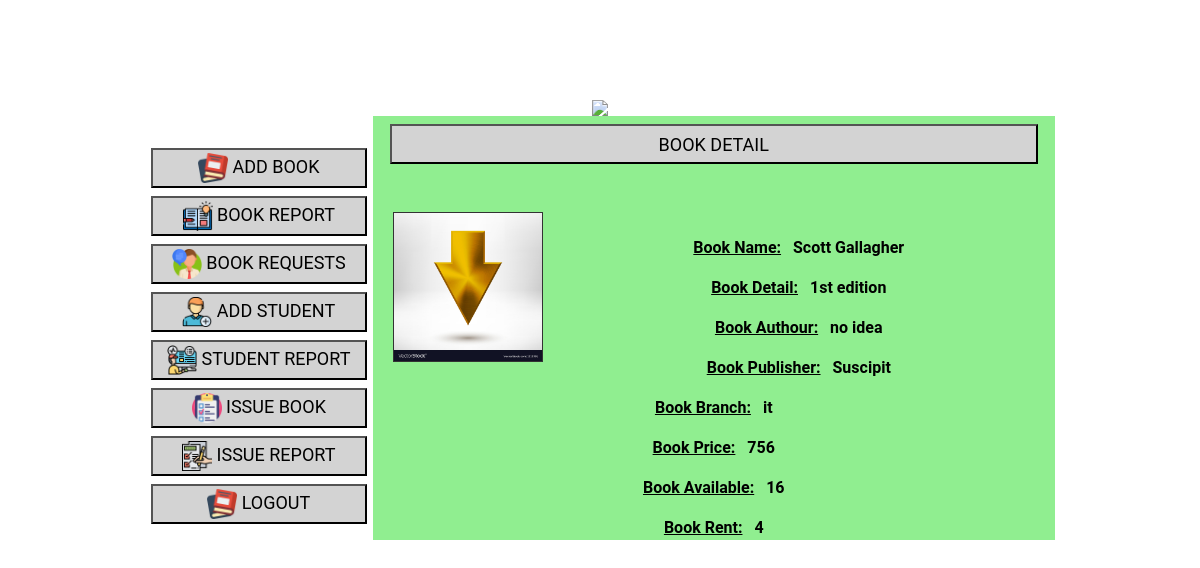
The app's page /admin_service_dashboard.php?viewid=4 with its own data.
### tables this page shows
CREATE TABLE `book` (
  `id` int(11) NOT NULL,
  `bookpic` varchar(25) NOT NULL,
  `bookname` varchar(25) NOT NULL,
  `bookdetail` varchar(110) NOT NULL,
  `bookaudor` varchar(25) NOT NULL,
  `bookpub` varchar(25) NOT NULL,
  `branch` varchar(110) NOT NULL,
  `bookprice` varchar(25) NOT NULL,
  `bookquantity` varchar(25) NOT NULL,
  `bookava` int(11) NOT NULL,
  `bookrent` int(11) NOT NULL
);

### db.php (called while the page is built, shortened)
<?php
class db{
function setconnection(){
    try{
        $this->connection=new PDO("mysql:host=localhost; dbname=library _management","root","");
    }catch(PDOException $e){
        echo "Error";
    }
}
}

### data_class.php (called while the page is built, shortened)
<?php include("db.php");
class data extends db {
    function getbookissue(){
        $q="SELECT * FROM book where bookava !=0 ";
        $data=$this->connection->query($q);
        return $data;
    }
    function getbookdetail($id){
        $q="SELECT * FROM book where id ='$id'";
        $data=$this->connection->query($q);
        return $data;
    }
}

### admin_service_dashboard.php (the view, shortened to what this page needs)
<!DOCTYPE html>
<html>
    <head>
        <link href="//maxcdn.bootstrapcdn.com/bootstrap/4.1.1/css/bootstrap.min.css" rel="stylesheet" id="bootstrap-css">
    </head>
    <body >
    <?php
   include("data_class.php");
    ?>
        <div class="container">
        <div class="innerdiv">
            <div class="row"><img class="imglogo" src="https://cpb-us-w2.wpmucdn.com/sites.uwm.edu/dist/4/404/files/2016/12/DLTRE-header.png"/></div>
            <div class="leftinnerdiv">
                <br>
                <Button class="greenbtn" onclick="openpart('addbook')" ><img class="icons" src="images/icon/book.png" width="30px" height="30px"/>  ADD BOOK</Button>
                <Button class="greenbtn" onclick="openpart('bookreport')" > <img class="icons" src="images/icon/open-book.png" width="30px" height="30px"/> BOOK REPORT</Button>
                <Button class="greenbtn" onclick="openpart('bookrequestapprove')"><img class="icons" src="images/icon/interview.png" width="30px" height="30px"/> BOOK REQUESTS</Button>
                <Button class="greenbtn" onclick="openpart('addperson')"> <img class="icons" src="images/icon/add-user.png" width="30px" height="30px"/> ADD STUDENT</Button>
                <Button class="greenbtn" onclick="openpart('studentrecord')"> <img class="icons" src="images/icon/monitoring.png" width="30px" height="30px"/> STUDENT REPORT</Button>
                <Button class="greenbtn"  onclick="openpart('issuebook')"> <img class="icons" src="images/icon/test.png" width="30px" height="30px"/> ISSUE BOOK</Button>
                <Button class="greenbtn" onclick="openpart('issuebookreport')"> <img class="icons" src="images/icon/checklist.png" width="30px" height="30px"/> ISSUE REPORT</Button>
                <a href="index.php"><Button class="greenbtn" ><img class="icons" src="images/icon/book.png" width="30px" height="30px"/> LOGOUT</Button></a>
            </div>
            <?php
            $u=new data;
            $u->setconnection();
            $u->getbookissue();
            $recordset=$u->getbookissue();
            ?>
            <div class="rightinnerdiv">
            <div id="bookdetail" class="innerright portion" style="<?php  if(!empty($_REQUEST['viewid'])){ $viewid=$_REQUEST['viewid'];} else {echo "display:none"; }?>">
            <Button class="greenbtn" >BOOK DETAIL</Button>
<?php
            $u=new data;
            $u->setconnection();
            $u->getbookdetail($viewid);
            $recordset=$u->getbookdetail($viewid);
            foreach($recordset as $row){
               $bookimg= $row[1];
               $bookname= $row[2];
               $bookdetail= $row[3];
               $bookauthour= $row[4];
               $bookpub= $row[5];
               $branch= $row[6];
               $bookprice= $row[7];
               $bookava= $row[9];
               $bookrent= $row[10];
            }
?>
            <img width='150px' height='150px' style='border:1px solid #333333; float:left;margin-left:20px' src="uploads/<?php echo $bookimg?> "/>
            <p style="color:black"><u>Book Name:</u> &nbsp&nbsp<?php echo $bookname ?></p>
            <p style="color:black"><u>Book Detail:</u> &nbsp&nbsp<?php echo $bookdetail ?></p>
            <p style="color:black"><u>Book Authour:</u> &nbsp&nbsp<?php echo $bookauthour ?></p>
            <p style="color:black"><u>Book Publisher:</u> &nbsp&nbsp<?php echo $bookpub ?></p>
            <p style="color:black"><u>Book Branch:</u> &nbsp&nbsp<?php echo $branch ?></p>
            <p style="color:black"><u>Book Price:</u> &nbsp&nbsp<?php echo $bookprice ?></p>
            <p style="color:black"><u>Book Available:</u> &nbsp&nbsp<?php echo $bookava ?></p>
            <p style="color:black"><u>Book Rent:</u> &nbsp&nbsp<?php echo $bookrent ?></p>
            </div>
            </div>
        </div>
        </div>
    </body>
</html>

### admin_service_dashboard.php (style rules this page uses)
.innerright,label { color: rgb(16, 170, 16); font-weight:bold; }
.container, .row, .imglogo { margin:auto; }
.innerdiv { text-align: center; margin: 100px; }
.leftinnerdiv { float: left; width: 25%; }
.rightinnerdiv { float: right; width: 75%; }
body { background-image: url('https://png.pngtree.com/background/20210709/original/pngtree-office-items-picture-desk-on-the-desktop-picture-image_408181.jpg') }
.innerright { background-color: lightgreen; }
.greenbtn { background-color: lightgray; color: black; width: 95%; height: 40px; margin-top: 8px; }
.greenbtn, a { text-decoration: none; color: black; font-size: large; }
td, a { color:black; }
body { font-family: 'Roboto'; }
::placeholder { color: rgb(189, 184, 184); font-style: italic; font-size: 14px; }

### records on screen
book: bookpic (picture), bookname "Scott Gallagher", bookdetail "1st edition", bookaudor "no idea", bookpub "Suscipit", branch "it", bookprice "756", bookava "16", bookrent "4"
